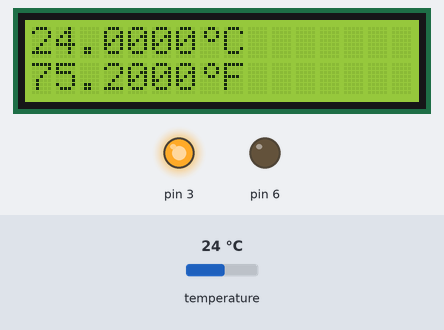
Recording of a sketch running on a simulated Arduino Uno, built with avr-gcc and run on an emulated ATmega328P. Shown: 16×2 character LCD, output pins drawn as LEDs (lit = HIGH). The inputs (shaded band) are chosen by the test bench; at power-on: temperature 24 °C. What the sketch prints to the serial monitor is not drawn.

Above: at 1.2 s.
1.3 s: temperature set to 24.7 °C
At 2.8 s:
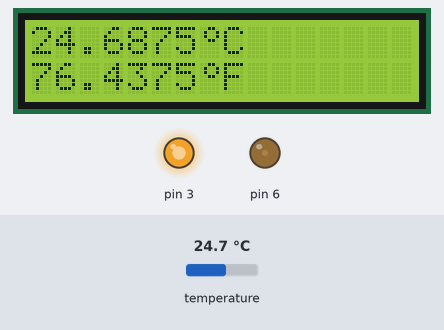
3.1 s: temperature set to 12 °C
At 4.4 s:
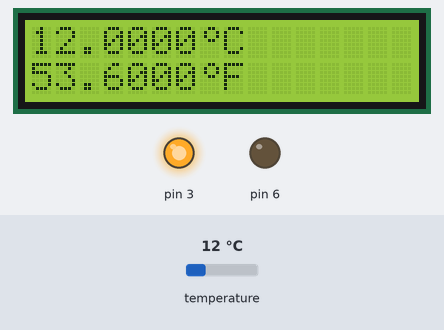
4.7 s: temperature set to 28 °C
At 5.1 s:
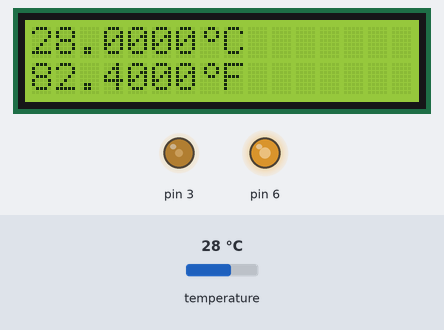
6.2 s: temperature set to 33 °C
At 6.9 s:
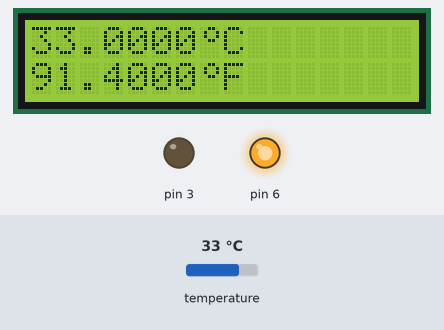
Timing chart, 0 to 8.8 s (numbered marks = the images above; inputs shaded):
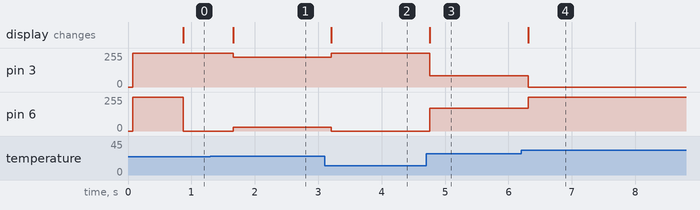

Measured:
- after the input at 1.3 s, pin 3: 255/255 → 225/255 after 0.36 s; pin 6: 0/255 → 29/255 after 0.36 s; the display: changes after 0.36 s (image 1)
- after the input at 3.1 s, pin 3: 225/255 → 255/255 after 0.11 s; pin 6: 29/255 → 0/255 after 0.11 s; the display: changes after 0.11 s (image 2)
- after the input at 4.7 s, pin 3: 255/255 → 85/255 after 0.06 s; pin 6: 0/255 → 170/255 after 0.06 s; the display: changes after 0.06 s (image 3)
- after the input at 6.2 s, pin 3: 85/255 → 0/255 after 0.11 s; pin 6: 170/255 → 255/255 after 0.11 s; the display: changes after 0.11 s (image 4)

The sketch:

zad4.2.ino
```cpp
#include <OneWire.h>
#include <DallasTemperature.h>
#include <LiquidCrystal_I2C.h>
#include "Basic_LED_PWM.h"

#define ONE_WIRE_BUS A1
#define TEMP_PREC 12
#define TEMP_24C_RAW 3072
#define TEMP_30C_RAW 3840

OneWire oneWire(ONE_WIRE_BUS);
DallasTemperature sensors(&oneWire);
DeviceAddress outsideTemp = {0x28, 0xFF, 0xBF, 0x44, 0x50, 0x19, 0x01, 0xFD};
LiquidCrystal_I2C lcd(0x27, 2, 1, 0, 4, 5, 6, 7, 3, POSITIVE);
LED_PWM blueLED(3), redLED(6);

byte degree[8] = {
    B00110,
    B01001,
    B01001,
    B00110,
    B00000,
    B00000,
    B00000,
};

const byte DEGREE_CHAR = 0;
int prevTempRaw;

void setup()
{
    Serial.begin(9600);
    lcd.begin(16, 2);
    lcd.clear();
    lcd.createChar(DEGREE_CHAR, degree);

    redLED.on();
    blueLED.on();

    if (oneWire.search(outsideTemp))
        Serial.println("outside thermometer found");
    else
        Serial.println("Unable to find outside thermometer");

    sensors.setResolution(TEMP_PREC);
    prevTempRaw = -1000;
}

void loop()
{
    sensors.requestTemperatures();
    printTemp();
}

void printTemp()
{
    int16_t raw = sensors.getTemp(outsideTemp);

    if (raw != prevTempRaw)
    {
        lcd.clear();

        //print temp C
        lcd.print(sensors.rawToCelsius(raw), 4);
        lcd.write(DEGREE_CHAR);
        lcd.print("C");

        //print temp F
        lcd.setCursor(0, 1);
        lcd.print(sensors.rawToFahrenheit(raw), 4);
        lcd.write(DEGREE_CHAR);
        lcd.print("F");

        prevTempRaw = raw;

        updateLED(raw);
    }
}

void updateLED(int16_t raw)
{
    if (raw < TEMP_24C_RAW)
    {
        redLED.setBrightness(0);
        blueLED.setBrightness(MAX_BRIGHTNESS);
    }
    else if (raw > TEMP_30C_RAW)
    {
        redLED.setBrightness(MAX_BRIGHTNESS);
        blueLED.setBrightness(0);
    }
    else
    {
        redLED.setBrightness(map(raw, TEMP_24C_RAW, TEMP_30C_RAW, 0, MAX_BRIGHTNESS));
        blueLED.setBrightness(map(raw, TEMP_30C_RAW, TEMP_24C_RAW, 0, MAX_BRIGHTNESS));
    }
}
```
